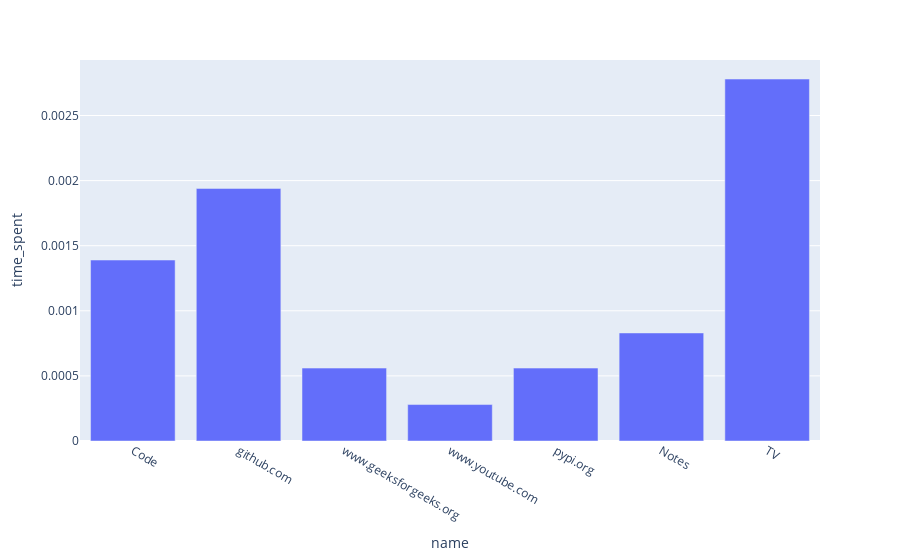
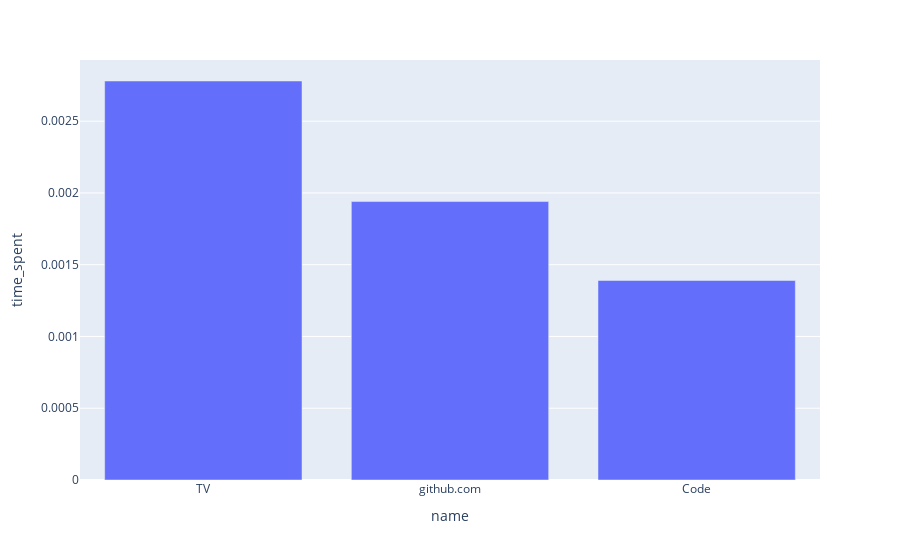

The notebook cell saved with these charts, in order:
### Code cell
mydata_analysis(path2)

### Figure 1 — Plotly figure (JSON) as saved in the notebook; plotly's stock layout.template omitted (floating-point values rounded to 4 significant figures)
{"data": [{"alignmentgroup": "True", "hovertemplate": "name=%{x}<br>time_spent=%{y}<extra></extra>", "legendgroup": "", "marker": {"color": "#636efa", "pattern": {"shape": ""}}, "name": "", "offsetgroup": "", "orientation": "v", "showlegend": false, "textposition": "auto", "type": "bar", "x": ["Code", "github.com", "www.geeksforgeeks.org", "www.youtube.com", "pypi.org", "Notes", "TV"], "xaxis": "x", "y": [0.00139, 0.00194, 0.00056, 0.00028, 0.00056, 0.00083, 0.00278], "yaxis": "y"}], "layout": {"barmode": "relative", "legend": {"tracegroupgap": 0}, "margin": {"t": 60}, "xaxis": {"anchor": "y", "domain": [0, 1], "title": {"text": "name"}}, "yaxis": {"anchor": "x", "domain": [0, 1], "title": {"text": "time_spent"}}}}

### Figure 2 — Plotly figure (JSON) as saved in the notebook; plotly's stock layout.template omitted (floating-point values rounded to 4 significant figures)
{"data": [{"alignmentgroup": "True", "hovertemplate": "name=%{x}<br>time_spent=%{y}<extra></extra>", "legendgroup": "", "marker": {"color": "#636efa", "pattern": {"shape": ""}}, "name": "", "offsetgroup": "", "orientation": "v", "showlegend": false, "textposition": "auto", "type": "bar", "x": ["TV", "github.com", "Code"], "xaxis": "x", "y": [0.00278, 0.00194, 0.00139], "yaxis": "y"}], "layout": {"barmode": "relative", "legend": {"tracegroupgap": 0}, "margin": {"t": 60}, "xaxis": {"anchor": "y", "domain": [0, 1], "title": {"text": "name"}}, "yaxis": {"anchor": "x", "domain": [0, 1], "title": {"text": "time_spent"}}}}
